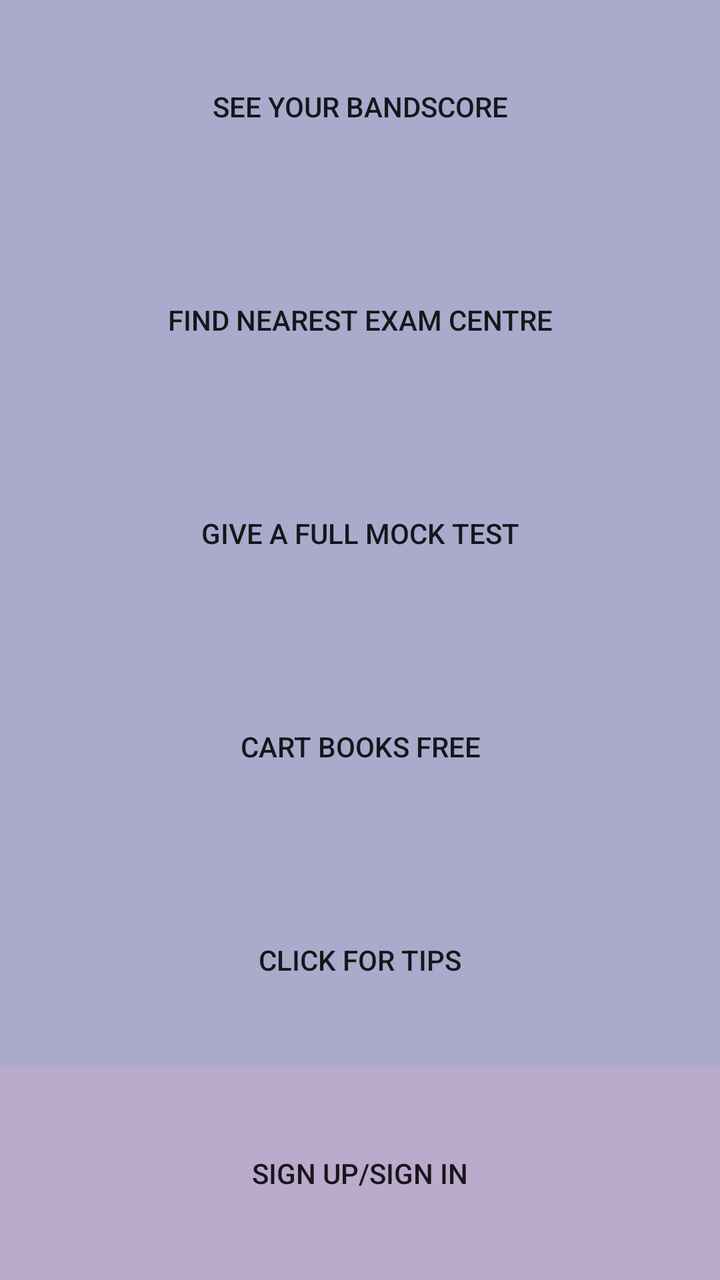
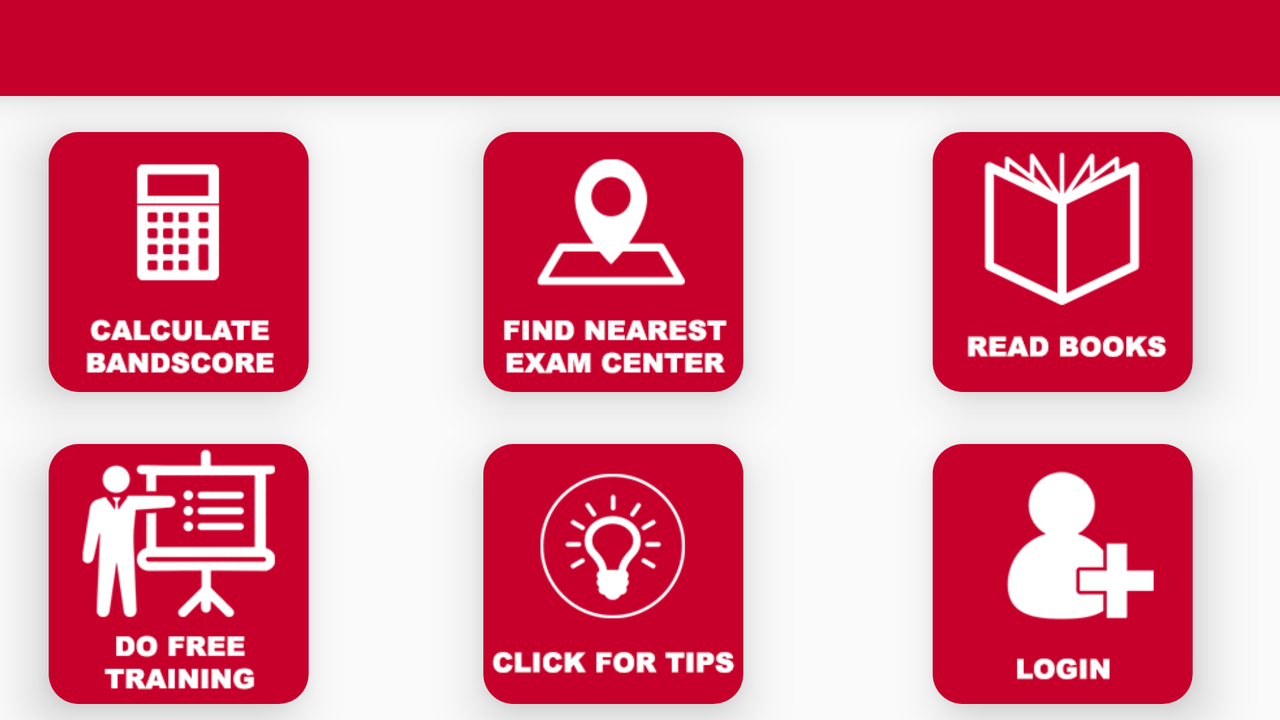

Two renders of one Android screen. The first uses the default layout on a phone; the second uses the alternative layout the repository ships for a different screen configuration, on a matching device. The two XML files are below.
<!-- AndroidManifest.xml: application theme AppTheme -->
<!-- res/layout/activity_main.xml -->
<?xml version="1.0" encoding="utf-8"?>
<LinearLayout xmlns:android="http://schemas.android.com/apk/res/android"
    xmlns:app="http://schemas.android.com/apk/res-auto"
    xmlns:tools="http://schemas.android.com/tools"
    android:layout_width="match_parent"
    android:layout_height="match_parent"
    tools:context="team_uganda.ieltsassistor.MainActivity"
    android:orientation="vertical">



    <Button
        android:id="@+id/ielts_calculator"
        android:layout_width="match_parent"
        android:layout_height="wrap_content"
        android:layout_weight="1"
        android:text="See your bandscore"
        android:background="#aac"
        android:onClick="calculate"
         />

    <Button
        android:id="@+id/ielts_location_finder"
        android:layout_width="match_parent"
        android:layout_height="wrap_content"
        android:layout_weight="1"
        android:text="Find nearest exam centre"
        android:background="#aac"
        android:onClick="findLoc"
         />

    <Button
        android:id="@+id/ielts_mockTest"
        android:layout_width="match_parent"
        android:layout_height="wrap_content"
        android:layout_weight="1"
        android:text="Give a full mock test"
        android:background="#aac"
        android:onClick="giveTest"
         />

    <Button
        android:id="@+id/ielts_rareBooks"
        android:layout_width="match_parent"
        android:layout_height="wrap_content"
        android:layout_weight="1"
        android:background="#aac"
        android:text="Cart books free"
        android:onClick="bookStore"
        />

    <Button
        android:id="@+id/ielts_tipOfTheDay"
        android:layout_width="match_parent"
        android:layout_height="wrap_content"
        android:layout_weight="1"
        android:text="Click for tips"
        android:background="#aac"
        android:onClick="findTips"
         />

    <Button
        android:id="@+id/button_signinOrSignup"
        android:layout_width="match_parent"
        android:layout_height="wrap_content"
        android:layout_weight="1"
        android:text="Sign up/Sign In"
        android:background="#bac"
        android:onClick="doSigninOrUp" />

</LinearLayout>
<!-- resources referenced by this layout -->
<resources>
  <style name="AppTheme" parent="Theme.AppCompat.Light.NoActionBar">
          
          <item name="colorPrimary">@color/colorPrimary</item>
          <item name="colorPrimaryDark">#c5002b</item>
          <item name="colorAccent">@color/colorSplash</item>
      </style>
  <color name="colorPrimary">#4e7f84</color>
  <color name="colorSplash">#c5002b</color>
</resources>
<!-- res/layout-land/activity_main.xml (the repository's variant of the layout above) -->
<!-- drawn on the phone turned sideways -->
<?xml version="1.0" encoding="utf-8"?>
<android.support.constraint.ConstraintLayout xmlns:android="http://schemas.android.com/apk/res/android"
    xmlns:app="http://schemas.android.com/apk/res-auto"
    xmlns:tools="http://schemas.android.com/tools"
    android:layout_width="match_parent"
    android:layout_height="match_parent"
    tools:context="team_uganda.ieltsassistor.MainActivity"
    android:orientation="vertical">

    <include
        android:id="@+id/app_bar"
        layout="@layout/app_bar"
        app:layout_constraintLeft_toLeftOf="parent"
        app:layout_constraintRight_toRightOf="parent"
        app:layout_constraintTop_toTopOf="parent"></include>

    <android.support.v7.widget.CardView
        android:id="@+id/cardView1"
        style="@style/MyCardViewStyle"
        android:layout_width="130dp"
        android:layout_height="130dp"
        android:layout_marginEnd="8dp"
        android:layout_marginLeft="8dp"
        android:layout_marginRight="8dp"
        android:layout_marginStart="8dp"
        app:cardBackgroundColor="@android:color/background_light"
        app:layout_constraintBottom_toBottomOf="parent"
        app:layout_constraintHorizontal_bias="0.033"
        app:layout_constraintLeft_toLeftOf="parent"
        app:layout_constraintRight_toRightOf="parent"
        app:layout_constraintTop_toTopOf="parent"
        app:layout_constraintVertical_bias="0.287">

        <Button
            android:id="@+id/ielts_calculator"
            style="@style/Widget.AppCompat.Button.Borderless"
            android:layout_width="match_parent"
            android:layout_height="match_parent"
            android:background="@drawable/caculator_button"
            android:onClick="calculate" />
    </android.support.v7.widget.CardView>

    <android.support.v7.widget.CardView
        android:id="@+id/cardView2"
        style="@style/MyCardViewStyle"
        android:layout_width="130dp"
        android:layout_height="130dp"
        android:layout_marginEnd="8dp"
        android:layout_marginLeft="8dp"
        android:layout_marginRight="8dp"
        android:layout_marginStart="8dp"
        app:cardBackgroundColor="@android:color/background_light"
        app:layout_constraintBottom_toBottomOf="parent"
        app:layout_constraintHorizontal_bias="0.473"
        app:layout_constraintLeft_toLeftOf="parent"
        app:layout_constraintRight_toRightOf="parent"
        app:layout_constraintTop_toTopOf="parent"
        app:layout_constraintVertical_bias="0.287">

        <Button
            android:id="@+id/ielts_location_finder"
            style="@style/Widget.AppCompat.Button.Borderless"
            android:layout_width="match_parent"
            android:layout_height="match_parent"
            android:background="@drawable/exam_cente_button"
            android:onClick="findLoc" />

    </android.support.v7.widget.CardView>

    <android.support.v7.widget.CardView
        android:id="@+id/cardView3"
        style="@style/MyCardViewStyle"
        android:layout_width="130dp"
        android:layout_height="130dp"
        android:layout_marginEnd="8dp"
        android:layout_marginLeft="8dp"
        android:layout_marginRight="8dp"
        android:layout_marginStart="8dp"
        app:cardBackgroundColor="@android:color/background_light"
        app:layout_constraintBottom_toBottomOf="parent"
        app:layout_constraintHorizontal_bias="0.928"
        app:layout_constraintLeft_toLeftOf="parent"
        app:layout_constraintRight_toRightOf="parent"
        app:layout_constraintTop_toTopOf="parent"
        app:layout_constraintVertical_bias="0.287">

        <Button
            android:id="@+id/ielts_rareBooks"
            style="@style/Widget.AppCompat.Button.Borderless"
            android:layout_width="match_parent"
            android:layout_height="match_parent"
            android:background="@drawable/read_book_button"
            android:onClick="bookStore" />


    </android.support.v7.widget.CardView>

    <android.support.v7.widget.CardView
        android:id="@+id/cardView4"
        style="@style/MyCardViewStyle"
        android:layout_width="130dp"
        android:layout_height="130dp"
        android:layout_marginEnd="8dp"
        android:layout_marginLeft="8dp"
        android:layout_marginRight="8dp"
        android:layout_marginStart="8dp"
        app:cardBackgroundColor="@android:color/background_light"
        app:layout_constraintBottom_toBottomOf="parent"
        app:layout_constraintHorizontal_bias="0.033"
        app:layout_constraintLeft_toLeftOf="parent"
        app:layout_constraintRight_toRightOf="parent"
        app:layout_constraintTop_toTopOf="parent"
        app:layout_constraintVertical_bias="0.965">

        <Button
            android:id="@+id/ielts_trainning"
            style="@style/Widget.AppCompat.Button.Borderless"
            android:layout_width="match_parent"
            android:layout_height="match_parent"
            android:background="@drawable/training_button"
            android:onClick="doTrainning" />

    </android.support.v7.widget.CardView>


    <android.support.v7.widget.CardView
        android:id="@+id/cardView5"
        style="@style/MyCardViewStyle"
        android:layout_width="130dp"
        android:layout_height="130dp"
        android:layout_marginBottom="0dp"
        android:layout_marginEnd="8dp"
        android:layout_marginLeft="8dp"
        android:layout_marginRight="8dp"
        android:layout_marginStart="8dp"
        app:cardBackgroundColor="@android:color/background_light"
        app:layout_constraintBottom_toBottomOf="parent"
        app:layout_constraintHorizontal_bias="0.473"
        app:layout_constraintLeft_toLeftOf="parent"
        app:layout_constraintRight_toRightOf="parent"
        app:layout_constraintTop_toTopOf="parent"
        app:layout_constraintVertical_bias="0.965">

        <Button
            android:id="@+id/ielts_tipOfTheDay"
            style="@style/Widget.AppCompat.Button.Borderless"
            android:layout_width="match_parent"
            android:layout_height="match_parent"
            android:background="@drawable/tips_button"
            android:onClick="findTips" />


    </android.support.v7.widget.CardView>

    <android.support.v7.widget.CardView
        android:id="@+id/cardView6"
        style="@style/MyCardViewStyle"
        android:layout_width="130dp"
        android:layout_height="130dp"
        android:layout_marginBottom="0dp"
        android:layout_marginEnd="8dp"
        android:layout_marginLeft="8dp"
        android:layout_marginRight="8dp"
        android:layout_marginStart="8dp"
        app:cardBackgroundColor="@android:color/background_light"
        app:layout_constraintBottom_toBottomOf="parent"
        app:layout_constraintHorizontal_bias="0.928"
        app:layout_constraintLeft_toLeftOf="parent"
        app:layout_constraintRight_toRightOf="parent"
        app:layout_constraintTop_toTopOf="parent"
        app:layout_constraintVertical_bias="0.965">

        <Button
            android:id="@+id/button_signinOrSignup"
            style="@style/Widget.AppCompat.Button.Borderless"
            android:layout_width="match_parent"
            android:layout_height="match_parent"
            android:background="@drawable/login_button"
            android:onClick="doSigninOrUp" />
    </android.support.v7.widget.CardView>


</android.support.constraint.ConstraintLayout>
<!-- res/layout/app_bar.xml (included above) -->
<?xml version="1.0" encoding="utf-8"?>
<android.support.v7.widget.Toolbar xmlns:android="http://schemas.android.com/apk/res/android"
    android:layout_width="match_parent"
    android:layout_height="wrap_content"
    xmlns:app="http://schemas.android.com/apk/res-auto"
    android:elevation="10dp"
    android:background="@color/colorSplash"
    app:titleTextColor="@color/colorWhite">
</android.support.v7.widget.Toolbar>
<!-- resources referenced by the variant -->
<!-- as the phone turned sideways resolves them -->
<resources>
  <color name="colorSplash">#c5002b</color>
  <color name="colorWhite">#ffffff</color>
  <!-- drawable caculator_button: png bitmap (drawable, 25891 bytes) -->
  <!-- drawable exam_cente_button: png bitmap (drawable, 27077 bytes) -->
  <!-- drawable login_button: png bitmap (drawable, 24908 bytes) -->
  <!-- drawable read_book_button: png bitmap (drawable, 28610 bytes) -->
  <!-- drawable tips_button: png bitmap (drawable, 30716 bytes) -->
  <!-- drawable training_button: png bitmap (drawable, 29464 bytes) -->
  <style name="MyCardViewStyle" parent="Theme.AppCompat.Light">
          <item name="cardCornerRadius">15dp</item>
          <item name="cardElevation">15dp</item>
          <item name="cardBackgroundColor">@color/grey</item>
      </style>
  <style name="AppTheme" parent="Theme.AppCompat.Light.NoActionBar">
          
          <item name="colorPrimary">@color/colorPrimary</item>
          <item name="colorPrimaryDark">#c5002b</item>
          <item name="colorAccent">@color/colorSplash</item>
      </style>
  <color name="grey">#eeeeee</color>
  <color name="colorPrimary">#4e7f84</color>
</resources>
